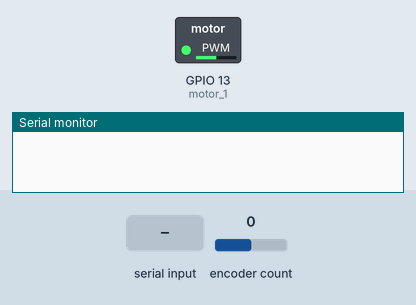
This sketch was run on a simulated ESP32. Shown: switched loads named in the sketch (green lamp = pin HIGH), the last lines printed to the serial monitor. The test bench sets the inputs (shaded band); at power-on: encoder count 0. Nothing arrives over Bluetooth unless stated.

Above: at 1.2 s.
1.3 s: "90,45\n" received over the second serial link
At 2.68 s:
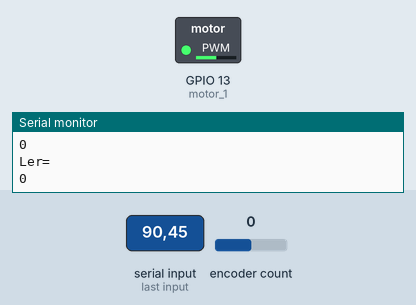
4.3 s: "f90\n" received over the second serial link
7.3 s: "t90\n" received over the second serial link
At 24.79 s:
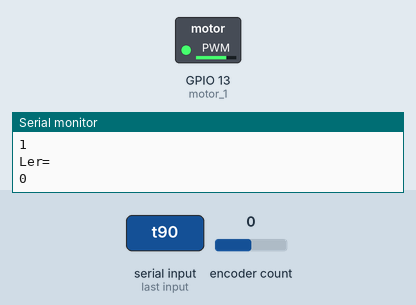
Timing chart, 0 to 26.4 s (numbered marks = the images above; inputs shaded):
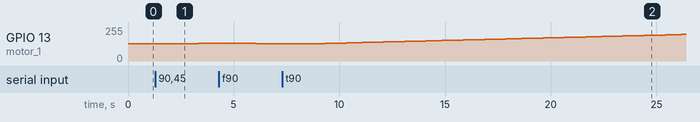

Measured:
- after the input at 1.3 s, GPIO 13 (motor_1): moves from 128/255 to 135/255 over 1.5 s, starting after 1.3 s

The sketch:

ESP32_Controle_encoder.ino
```cpp
//BIBLIOTECAS
#include <stdio.h>
#include "BluetoothSerial.h"
#include <ESP32Encoder.h>

#if !defined(CONFIG_BT_ENABLED) || !defined(CONFIG_BLUEDROID_ENABLED)
#error Bluetooth is not enabled! Please run `make menuconfig` to and enable it
#endif

BluetoothSerial SerialBT;

//60 RPM max

// Define os pinos utilizados para a leitura dos sinais do encoder
int motor_1 = 13;

#define Pino_A 4//2
#define Pino_B 5//15


ESP32Encoder encoder;

//definição de variáveis

String mensagem;
int pwm=128;
float w=0;
unsigned long ms0 = 0;
double rpm = 0;
double rpm_desejado=0;
bool contando=0;
bool ler=0;
int tempo_contagem=250;
bool sentido_movimento = 0; //0-trás. 1-Frente

float get_rpm(){
  //return ((myEncoder.read()-w)*60000)/(tempo_contagem*100000);
  return ((encoder.getCount()-w)*60000)/(tempo_contagem*50000);
}

void message_handler(){
  mensagem = SerialBT.readString(); // a string mensagem armazena o que foi enviado pelo HM-10 para o arduino
  rpm_desejado=((double)mensagem[1]-48)*10+((double)mensagem[2]-48);
  if(mensagem[0]=='f'){
    sentido_movimento=1;
    if(contando==0){
      ler=1;
    }
  }
  if(mensagem[0]=='t'){
    rpm_desejado=rpm_desejado*(-1);
    sentido_movimento=0;
  }
  if(mensagem[0]=='p'){
    rpm_desejado=0;
    pwm=128;
    ledcWrite(0, pwm);
  }
}

void setup() {
  // Inicializa o pino D2 como saída
  Serial.begin(9600);
  pinMode(Pino_A, INPUT_PULLUP);
  pinMode(Pino_B, INPUT_PULLUP);
  encoder.attachHalfQuad(Pino_A, Pino_B);
  pinMode(motor_1, OUTPUT);
  SerialBT.begin(9600); //Bluetooth device name
  ledcSetup(0, 500, 8);//Atribuimos ao canal 0 a frequencia de 1000Hz com resolucao de 10bits.
  ledcAttachPin(motor_1, 0);//Atribuimos o pino 2 ao canal 0.
  ledcWrite(0, pwm);
}

// A função de loop é executada repetidamente para sempre
void loop() {
  if (SerialBT.available()){
    Serial.println("PWM: ");
    Serial.println(pwm);
    Serial.println("RPM: ");
    Serial.println(rpm);
    Serial.println("RPM Desejado: ");
    Serial.println(rpm_desejado);
    Serial.println("Contando=");
    Serial.println(contando);
    Serial.println("Ler=");
    Serial.println(ler);
    message_handler();
  }
  if(contando==1 && millis()-ms0 > tempo_contagem){
    rpm = get_rpm();
    SerialBT.print("RPM: ");
    SerialBT.println(rpm);
    SerialBT.println("");
    contando=0;
  }

  if (rpm_desejado>rpm && contando==0 && sentido_movimento==1){
    SerialBT.println("Arrumando");
    SerialBT.print("RPM Desejado: ");
    SerialBT.println(rpm_desejado);
    SerialBT.print("pwm: ");
    SerialBT.println(pwm);
    SerialBT.println("");

    pwm=pwm-1;
    ler=1;
  }
  if (rpm_desejado<rpm && contando==0 && sentido_movimento==0){
    SerialBT.println("Arrumando");
    SerialBT.print("RPM Desejado: ");
    SerialBT.println(rpm_desejado);
    SerialBT.print("pwm: ");
    SerialBT.println(pwm);
    SerialBT.println("");

    pwm=pwm+1;
    ler=1;
  }
  if(ler==1 && contando==0){
    contando=1;
    w=encoder.getCount();
    ms0=millis();
    ler=0;
  }
  ledcWrite(0, pwm);
}
```
